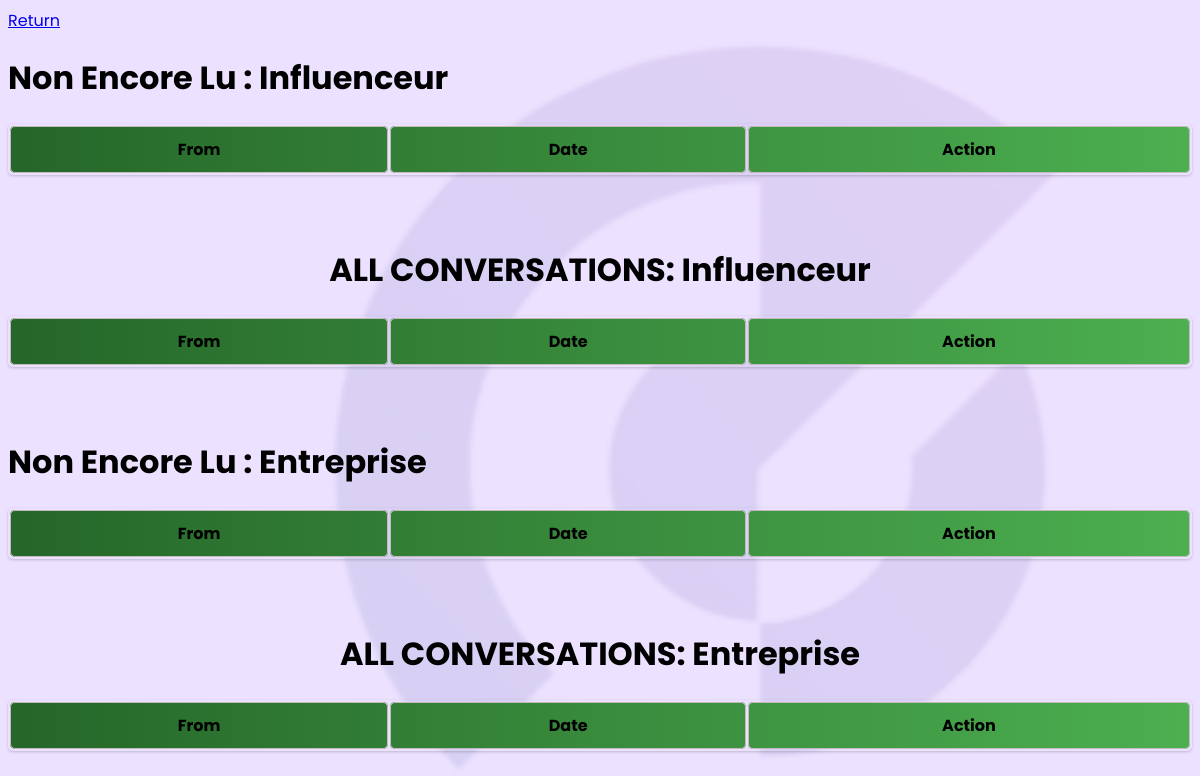
Before: /mess.php (signed in) with the older database file.
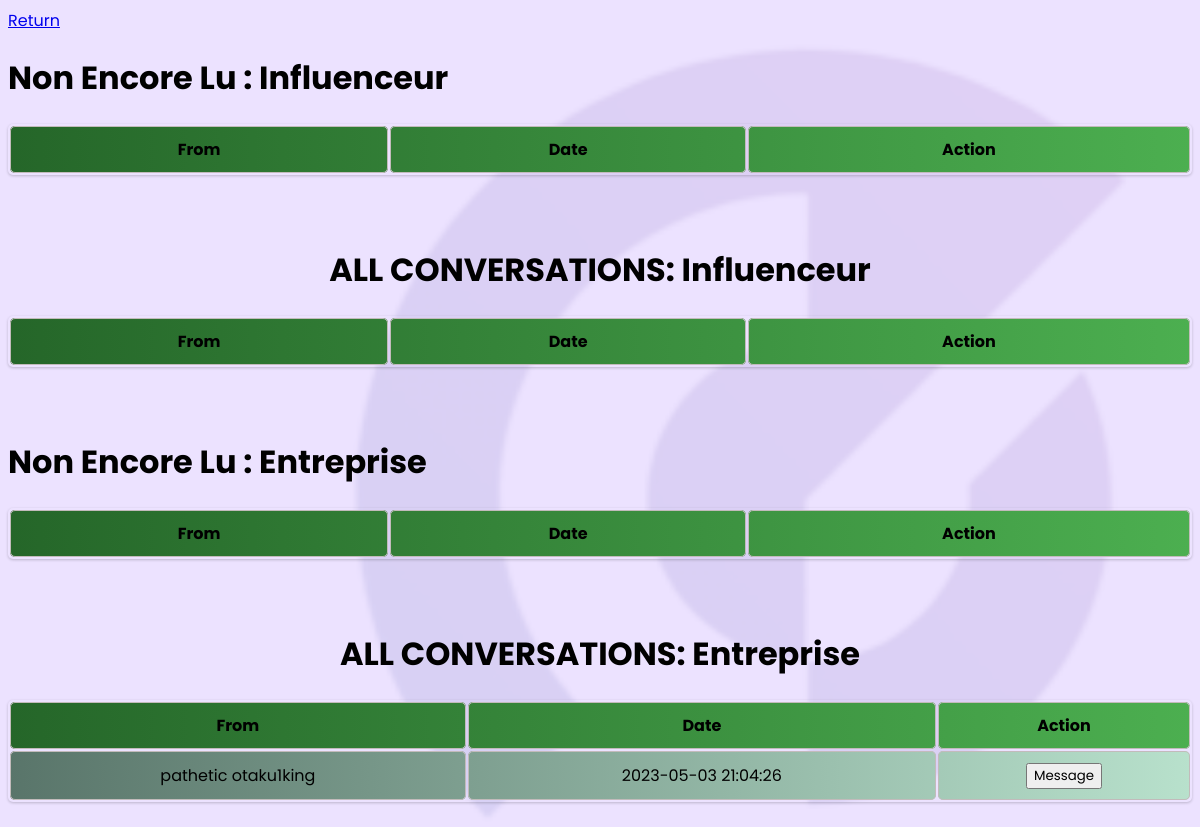
After: the same page with the newer database file.
### tables this page shows
CREATE TABLE `admin_messages` (
  `message_id` int(11) NOT NULL,
  `user_id` int(11) NOT NULL,
  `user_type` varchar(255) NOT NULL,
  `sender_type` varchar(255) NOT NULL,
  `message_text` text NOT NULL,
  `time_stamp` datetime NOT NULL,
  `read_` int(1) DEFAULT NULL
);

CREATE TABLE `entreprise` (
  `id` int(11) NOT NULL,
  `nom` varchar(255) NOT NULL,
  `telephone` varchar(20) DEFAULT NULL,
  `email` varchar(255) NOT NULL,
  `logo` varchar(255) DEFAULT NULL,
  `site` varchar(255) DEFAULT NULL,
  `ca` decimal(20,2) DEFAULT NULL,
  `domaine` varchar(255) DEFAULT NULL,
  `password` varchar(255) NOT NULL
);

### mess.php (the view, shortened to what this page needs)
<?php
include 'database.php';
?>
<!DOCTYPE html>
<html lang="en">
<head>
    <link rel="stylesheet" href="./css/admindash.css">
</head>
<body>
<?php
echo '<a href="dashboardadmin.php">Return</a>';
echo "<h1>Non Encore Lu : Influenceur</h1>";
echo "<div class='container'>";
echo "<table>";
echo "<th>From</th><th>Date</th><th>Action</th>";
    echo "</table>";
    echo "</div>";
    echo "<br><br>";
    echo "<h1><center>ALL CONVERSATIONS: Influenceur</center></h1>";
echo "<div class='container'>";
echo "<table>";
echo "<th>From</th><th>Date</th><th>Action</th>";
    echo "</table>";
    echo "</div>";
echo "<br><br>";
    echo "<h1>Non Encore Lu : Entreprise</h1>";
echo "<div class='container'>";
echo "<table>";
echo "<th>From</th><th>Date</th><th>Action</th>";
    echo "</table>";
    echo "</div>";
echo "<br><br>";
    echo "<h1><center>ALL CONVERSATIONS: Entreprise</center></h1>";
$sql = "SELECT * FROM admin_messages join entreprise on admin_messages.user_id = entreprise.id WHERE  user_type like 'entreprise' group by user_id  order by time_stamp ";
$result = mysqli_query($conn, $sql);
echo "<div class='container'>";
echo "<table>";
echo "<th>From</th><th>Date</th><th>Action</th>";
foreach ($result as $row) {
    echo "<tr>";
    echo "<td>" .$row['nom'] . "</td>";
    echo "<td>".$row['time_stamp']."</td>";
               echo "<td>";
        echo "<form method='post'>";
        echo "<button type='submit' class='message-btn' name='message'>Message</button>";
        echo "</form>";
        echo "</td>";
        echo "</tr>";
    }
    echo "</table>";
    echo "</div>";
echo "<br><br>";
       ?>
</body>
</html>

Changed rows visible on the page:
added admin_messages: entreprise.nom "pathetic otaku1king", time_stamp "2023-05-03 21:04:26"
